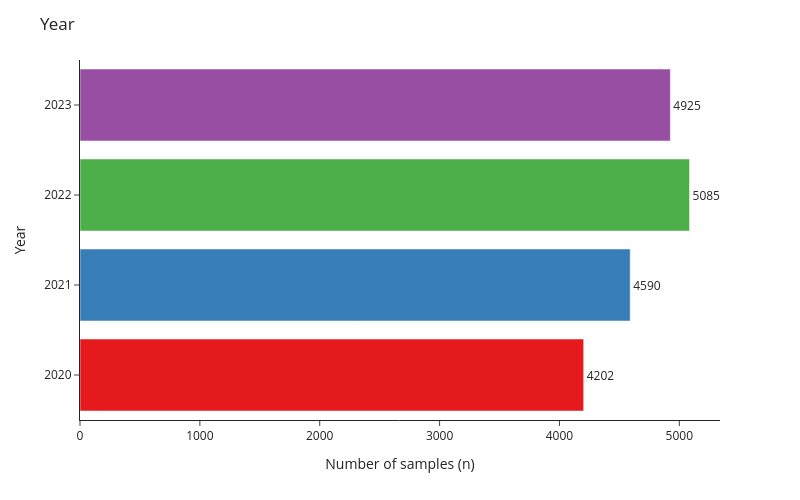

The notebook cell this image was saved under:
### Code cell
year_df = count_entries("Year", nonorm=True)

color_discrete_map = {'2020': px.colors.qualitative.Set1[0], '2021': px.colors.qualitative.Set1[1],
'2022': px.colors.qualitative.Set1[2], '2023': px.colors.qualitative.Set1[3],
}

fig = px.bar(
    year_df,
    x='Count',
    y='Year',
    orientation='h',
    text='Count',
    color='Color',  # use the custom color mapping
    color_discrete_map=color_discrete_map,
    category_orders = {"Year": yrs},
)

fig.update_layout(
    title='Year', template="simple_white",
    xaxis=dict(
        title="Number of samples (n)",
        range=[0, year_df['Count'].max() * 1.05]
    ),
    width=800, height=500,
    showlegend=False,  # now this actually works
    yaxis=dict(
        tickmode='array',
        tickvals=yrs,
        ticktext=yrs  # Set tick text to be the same as tick values
    )
)

fig.update_traces(textposition='outside')
fig.show()

### Figure 1 — Plotly figure (JSON) as saved in the notebook; plotly's stock layout.template omitted (floating-point values rounded to 4 significant figures)
{"data": [{"alignmentgroup": "True", "hovertemplate": "Color=2020<br>Count=%{text}<br>Year=%{y}<extra></extra>", "legendgroup": "2020", "marker": {"color": "rgb(228,26,28)", "pattern": {"shape": ""}}, "name": "2020", "offsetgroup": "2020", "orientation": "h", "showlegend": true, "text": [4202], "textposition": "outside", "type": "bar", "x": [4202], "xaxis": "x", "y": [2020], "yaxis": "y"}, {"alignmentgroup": "True", "hovertemplate": "Color=2021<br>Count=%{text}<br>Year=%{y}<extra></extra>", "legendgroup": "2021", "marker": {"color": "rgb(55,126,184)", "pattern": {"shape": ""}}, "name": "2021", "offsetgroup": "2021", "orientation": "h", "showlegend": true, "text": [4590], "textposition": "outside", "type": "bar", "x": [4590], "xaxis": "x", "y": [2021], "yaxis": "y"}, {"alignmentgroup": "True", "hovertemplate": "Color=2023<br>Count=%{text}<br>Year=%{y}<extra></extra>", "legendgroup": "2023", "marker": {"color": "rgb(152,78,163)", "pattern": {"shape": ""}}, "name": "2023", "offsetgroup": "2023", "orientation": "h", "showlegend": true, "text": [4925], "textposition": "outside", "type": "bar", "x": [4925], "xaxis": "x", "y": [2023], "yaxis": "y"}, {"alignmentgroup": "True", "hovertemplate": "Color=2022<br>Count=%{text}<br>Year=%{y}<extra></extra>", "legendgroup": "2022", "marker": {"color": "rgb(77,175,74)", "pattern": {"shape": ""}}, "name": "2022", "offsetgroup": "2022", "orientation": "h", "showlegend": true, "text": [5085], "textposition": "outside", "type": "bar", "x": [5085], "xaxis": "x", "y": [2022], "yaxis": "y"}], "layout": {"barmode": "relative", "height": 500, "legend": {"title": {"text": "Color"}, "tracegroupgap": 0}, "margin": {"t": 60}, "showlegend": false, "title": {"text": "Year"}, "width": 800, "xaxis": {"anchor": "y", "domain": [0, 1], "range": [0, 5339.0], "title": {"text": "Number of samples (n)"}, "type": "linear"}, "yaxis": {"anchor": "x", "autorange": true, "categoryarray": ["2023", "2022", "2021", "2020"], "categoryorder": "array", "domain": [0, 1], "range": [2020.0, 2024.0], "tickmode": "array", "ticktext": ["2020", "2021", "2022", "2023"], "tickvals": ["2020", "2021", "2022", "2023"], "title": {"text": "Year"}, "type": "linear"}}}
